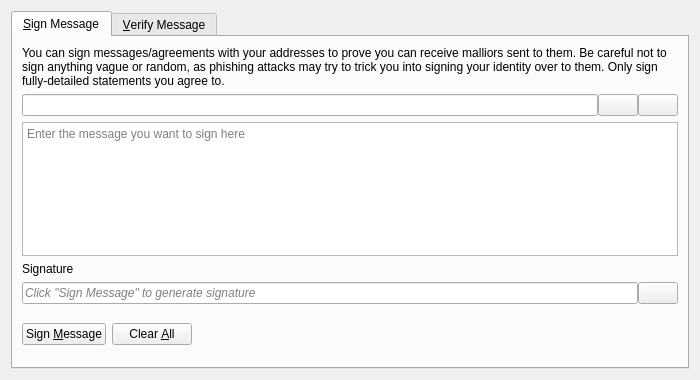
<?xml version="1.0" encoding="UTF-8"?>
<ui version="4.0">
 <class>SignVerifyMessageDialog</class>
 <widget class="QDialog" name="SignVerifyMessageDialog">
  <property name="geometry">
   <rect>
    <x>0</x>
    <y>0</y>
    <width>700</width>
    <height>380</height>
   </rect>
  </property>
  <property name="windowTitle">
   <string>Signatures - Sign / Verify a Message</string>
  </property>
  <property name="modal">
   <bool>true</bool>
  </property>
  <layout class="QVBoxLayout" name="verticalLayout">
   <item>
    <widget class="QTabWidget" name="tabWidget">
     <property name="currentIndex">
      <number>0</number>
     </property>
     <widget class="QWidget" name="tabSignMessage">
      <attribute name="title">
       <string>&amp;Sign Message</string>
      </attribute>
      <layout class="QVBoxLayout" name="verticalLayout_SM">
       <item>
        <widget class="QLabel" name="infoLabel_SM">
         <property name="text">
          <string>You can sign messages/agreements with your addresses to prove you can receive malliors sent to them. Be careful not to sign anything vague or random, as phishing attacks may try to trick you into signing your identity over to them. Only sign fully-detailed statements you agree to.</string>
         </property>
         <property name="textFormat">
          <enum>Qt::PlainText</enum>
         </property>
         <property name="wordWrap">
          <bool>true</bool>
         </property>
        </widget>
       </item>
       <item>
        <layout class="QHBoxLayout" name="horizontalLayout_1_SM">
         <property name="spacing">
          <number>0</number>
         </property>
         <item>
          <widget class="QValidatedLineEdit" name="addressIn_SM">
           <property name="toolTip">
            <string>The Mallior address to sign the message with</string>
           </property>
          </widget>
         </item>
         <item>
          <widget class="QPushButton" name="addressBookButton_SM">
           <property name="toolTip">
            <string>Choose previously used address</string>
           </property>
           <property name="text">
            <string/>
           </property>
           <property name="icon">
            <iconset resource="../mallior.qrc">
             <normaloff>:/icons/address-book</normaloff>:/icons/address-book</iconset>
           </property>
           <property name="shortcut">
            <string>Alt+A</string>
           </property>
           <property name="autoDefault">
            <bool>false</bool>
           </property>
          </widget>
         </item>
         <item>
          <widget class="QPushButton" name="pasteButton_SM">
           <property name="toolTip">
            <string>Paste address from clipboard</string>
           </property>
           <property name="text">
            <string/>
           </property>
           <property name="icon">
            <iconset resource="../mallior.qrc">
             <normaloff>:/icons/editpaste</normaloff>:/icons/editpaste</iconset>
           </property>
           <property name="shortcut">
            <string>Alt+P</string>
           </property>
           <property name="autoDefault">
            <bool>false</bool>
           </property>
          </widget>
         </item>
        </layout>
       </item>
       <item>
        <widget class="QPlainTextEdit" name="messageIn_SM">
         <property name="toolTip">
          <string>Enter the message you want to sign here</string>
         </property>
         <property name="placeholderText">
          <string>Enter the message you want to sign here</string>
         </property>
        </widget>
       </item>
       <item>
        <widget class="QLabel" name="signatureLabel_SM">
         <property name="text">
          <string>Signature</string>
         </property>
         <property name="textFormat">
          <enum>Qt::PlainText</enum>
         </property>
        </widget>
       </item>
       <item>
        <layout class="QHBoxLayout" name="horizontalLayout_2_SM">
         <property name="spacing">
          <number>0</number>
         </property>
         <item>
          <widget class="QLineEdit" name="signatureOut_SM">
           <property name="placeholderText">
            <string>Click "Sign Message" to generate signature</string>
           </property>
           <property name="font">
            <font>
             <italic>true</italic>
            </font>
           </property>
           <property name="readOnly">
            <bool>true</bool>
           </property>
          </widget>
         </item>
         <item>
          <widget class="QPushButton" name="copySignatureButton_SM">
           <property name="toolTip">
            <string>Copy the current signature to the system clipboard</string>
           </property>
           <property name="text">
            <string/>
           </property>
           <property name="icon">
            <iconset resource="../mallior.qrc">
             <normaloff>:/icons/editcopy</normaloff>:/icons/editcopy</iconset>
           </property>
           <property name="autoDefault">
            <bool>false</bool>
           </property>
          </widget>
         </item>
        </layout>
       </item>
       <item>
        <layout class="QHBoxLayout" name="horizontalLayout_3_SM">
         <item>
          <widget class="QPushButton" name="signMessageButton_SM">
           <property name="toolTip">
            <string>Sign the message to prove you own this Mallior address</string>
           </property>
           <property name="text">
            <string>Sign &amp;Message</string>
           </property>
           <property name="icon">
            <iconset resource="../mallior.qrc">
             <normaloff>:/icons/edit</normaloff>:/icons/edit</iconset>
           </property>
           <property name="autoDefault">
            <bool>false</bool>
           </property>
          </widget>
         </item>
         <item>
          <widget class="QPushButton" name="clearButton_SM">
           <property name="toolTip">
            <string>Reset all sign message fields</string>
           </property>
           <property name="text">
            <string>Clear &amp;All</string>
           </property>
           <property name="icon">
            <iconset resource="../mallior.qrc">
             <normaloff>:/icons/remove</normaloff>:/icons/remove</iconset>
           </property>
           <property name="autoDefault">
            <bool>false</bool>
           </property>
          </widget>
         </item>
         <item>
          <spacer name="horizontalSpacer_1_SM">
           <property name="orientation">
            <enum>Qt::Horizontal</enum>
           </property>
           <property name="sizeHint" stdset="0">
            <size>
             <width>40</width>
             <height>48</height>
            </size>
           </property>
          </spacer>
         </item>
         <item>
          <widget class="QLabel" name="statusLabel_SM">
           <property name="font">
            <font>
             <weight>75</weight>
             <bold>true</bold>
            </font>
           </property>
           <property name="text">
            <string/>
           </property>
           <property name="wordWrap">
            <bool>true</bool>
           </property>
          </widget>
         </item>
         <item>
          <spacer name="horizontalSpacer_2_SM">
           <property name="orientation">
            <enum>Qt::Horizontal</enum>
           </property>
           <property name="sizeHint" stdset="0">
            <size>
             <width>40</width>
             <height>48</height>
            </size>
           </property>
          </spacer>
         </item>
        </layout>
       </item>
      </layout>
     </widget>
     <widget class="QWidget" name="tabVerifyMessage">
      <attribute name="title">
       <string>&amp;Verify Message</string>
      </attribute>
      <layout class="QVBoxLayout" name="verticalLayout_VM">
       <item>
        <widget class="QLabel" name="infoLabel_VM">
         <property name="text">
          <string>Enter the receiver's address, message (ensure you copy line breaks, spaces, tabs, etc. exactly) and signature below to verify the message. Be careful not to read more into the signature than what is in the signed message itself, to avoid being tricked by a man-in-the-middle attack. Note that this only proves the signing party receives with the address, it cannot prove sendership of any transaction!</string>
         </property>
         <property name="textFormat">
          <enum>Qt::PlainText</enum>
         </property>
         <property name="alignment">
          <set>Qt::AlignLeading|Qt::AlignLeft|Qt::AlignTop</set>
         </property>
         <property name="wordWrap">
          <bool>true</bool>
         </property>
        </widget>
       </item>
       <item>
        <layout class="QHBoxLayout" name="horizontalLayout_1_VM">
         <property name="spacing">
          <number>0</number>
         </property>
         <item>
          <widget class="QValidatedLineEdit" name="addressIn_VM">
           <property name="toolTip">
            <string>The Mallior address the message was signed with</string>
           </property>
          </widget>
         </item>
         <item>
          <widget class="QPushButton" name="addressBookButton_VM">
           <property name="toolTip">
            <string>Choose previously used address</string>
           </property>
           <property name="text">
            <string/>
           </property>
           <property name="icon">
            <iconset resource="../mallior.qrc">
             <normaloff>:/icons/address-book</normaloff>:/icons/address-book</iconset>
           </property>
           <property name="shortcut">
            <string>Alt+A</string>
           </property>
           <property name="autoDefault">
            <bool>false</bool>
           </property>
          </widget>
         </item>
        </layout>
       </item>
       <item>
        <widget class="QPlainTextEdit" name="messageIn_VM">
          <property name="toolTip">
            <string>The signed message to verify</string>
          </property>
          <property name="placeholderText">
            <string>The signed message to verify</string>
          </property>
        </widget>
       </item>
       <item>
        <widget class="QValidatedLineEdit" name="signatureIn_VM">
          <property name="toolTip">
            <string>The signature given when the message was signed</string>
          </property>
          <property name="placeholderText">
            <string>The signature given when the message was signed</string>
          </property>
        </widget>
       </item>
       <item>
        <layout class="QHBoxLayout" name="horizontalLayout_2_VM">
         <item>
          <widget class="QPushButton" name="verifyMessageButton_VM">
           <property name="toolTip">
            <string>Verify the message to ensure it was signed with the specified Mallior address</string>
           </property>
           <property name="text">
            <string>Verify &amp;Message</string>
           </property>
           <property name="icon">
            <iconset resource="../mallior.qrc">
             <normaloff>:/icons/transaction_0</normaloff>:/icons/transaction_0</iconset>
           </property>
           <property name="autoDefault">
            <bool>false</bool>
           </property>
          </widget>
         </item>
         <item>
          <widget class="QPushButton" name="clearButton_VM">
           <property name="toolTip">
            <string>Reset all verify message fields</string>
           </property>
           <property name="text">
            <string>Clear &amp;All</string>
           </property>
           <property name="icon">
            <iconset resource="../mallior.qrc">
             <normaloff>:/icons/remove</normaloff>:/icons/remove</iconset>
           </property>
           <property name="autoDefault">
            <bool>false</bool>
           </property>
          </widget>
         </item>
         <item>
          <spacer name="horizontalSpacer_1_VM">
           <property name="orientation">
            <enum>Qt::Horizontal</enum>
           </property>
           <property name="sizeHint" stdset="0">
            <size>
             <width>40</width>
             <height>48</height>
            </size>
           </property>
          </spacer>
         </item>
         <item>
          <widget class="QLabel" name="statusLabel_VM">
           <property name="font">
            <font>
             <weight>75</weight>
             <bold>true</bold>
            </font>
           </property>
           <property name="text">
            <string/>
           </property>
           <property name="wordWrap">
            <bool>true</bool>
           </property>
          </widget>
         </item>
         <item>
          <spacer name="horizontalSpacer_2_VM">
           <property name="orientation">
            <enum>Qt::Horizontal</enum>
           </property>
           <property name="sizeHint" stdset="0">
            <size>
             <width>40</width>
             <height>48</height>
            </size>
           </property>
          </spacer>
         </item>
        </layout>
       </item>
      </layout>
     </widget>
    </widget>
   </item>
  </layout>
 </widget>
 <customwidgets>
  <customwidget>
   <class>QValidatedLineEdit</class>
   <extends>QLineEdit</extends>
   <header>qt/qvalidatedlineedit.h</header>
  </customwidget>
 </customwidgets>
 <resources>
  <include location="../mallior.qrc"/>
 </resources>
 <connections/>
</ui>
